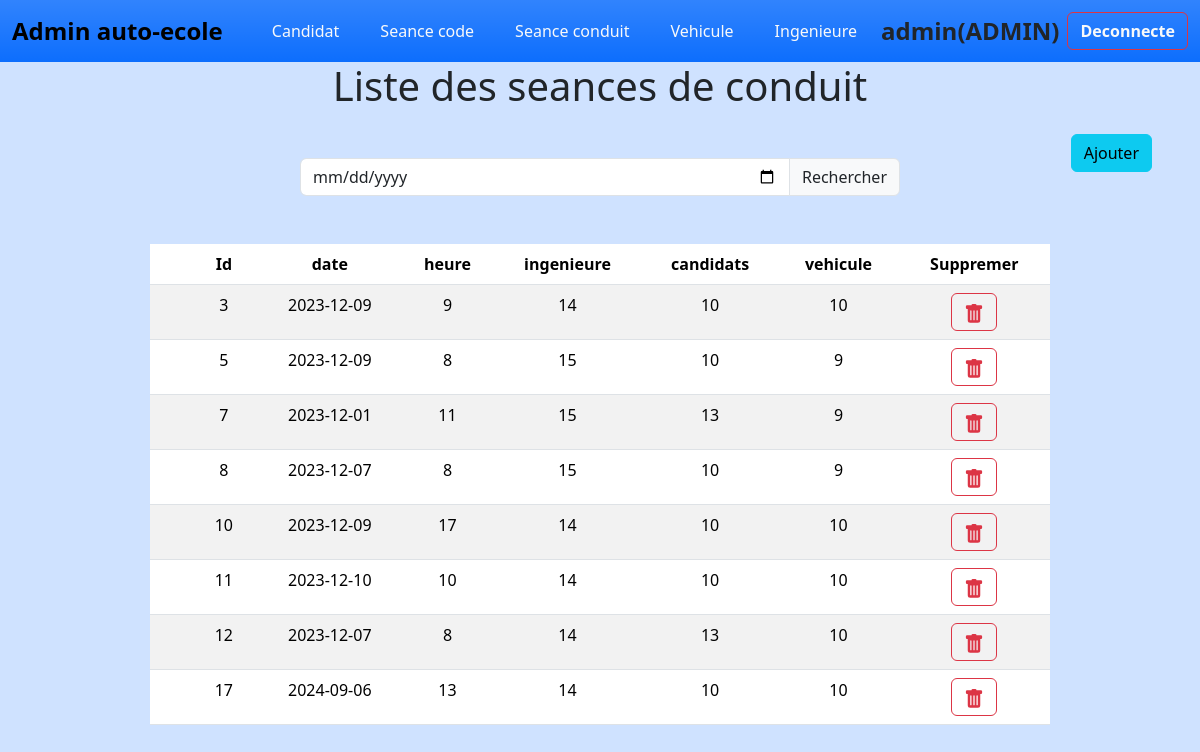
Page /views/seance_conduit (signed in) on the committed database.
### tables this page shows
CREATE TABLE `seance_conduit` (
  `id` int(11) NOT NULL,
  `date` date NOT NULL DEFAULT '0000-00-00',
  `heure` char(2) NOT NULL DEFAULT '',
  `ingenieure` int(11) NOT NULL DEFAULT 0,
  `vehicule` int(11) NOT NULL DEFAULT 0,
  `candidat` int(11) NOT NULL DEFAULT 0
);

### controleur/model.php (called while the page is built, shortened)
<?php
    abstract class Model {
        function __construct(){
            $this->pdo =new PDO('mysql:host=localhost;dbname=auto_ecole','root','');
        }
    }
?>

### controleur/conduit.php (called while the page is built, shortened)
<?php
include_once("model.php");
class conduit extends model{
 function liste(){
    $query = "select * from seance_conduit";
    $res=$this->pdo->prepare($query);
    $res->execute();
    return $res;
 }
}?>

### views/seance_conduit/index.php (the view, shortened to what this page needs)
<?php include_once("../navbar.php");
$access= ($_SESSION['role'] !== 'admin') ? 'style="pointer-events: none; opacity: 0.7;"' : '';
?>
    <h1 class="text-center text-secondry"> Liste des seances de conduit </h1>
      <div class="position-relative w-100">
            <a <?php echo $access ;?> href="ajouter.php" class="btn btn-info position-absolute top-0 end-0 mt-3 me-5">Ajouter</a>
        </div>
        <form class="mt-5 w-50 m-auto mb-3" method="post">
          <div class="input-group">
            <input type="date" class="form-control" name="date" aria-label="Recipient's username" aria-describedby="basic-addon2">
            <button class="input-group-text" type="submit" name="search" id="basic-addon2">Rechercher</button>
          </div>
        </form>
    <?php
    include_once("../../controleur/conduit.php");
    $cl=new conduit();
    $can=$cl->liste();
    if($can->rowCount()>0){
    echo '<table class="table table-striped mt-5 w-75  m-auto text-center">
  <thead class="bg-info bg-gradient">
    <tr>
      <th scope="col" class="ps-5">Id</th>
      <th scope="col">date</th>
      <th scope="col">heure</th>
      <th scope="col">ingenieure</th>
      <th scope="col">candidats</th>
      <th scope="col">vehicule</th>
      <th scope="col">Suppremer</th>
    </tr>
  </thead>
  <tbody>';
        foreach ($can as $c):
            echo '<tr>
                <td scope="col" class="ps-5">'.$c['id'].'</td>
                <td>'.$c['date'].'</td>
                <td>'.$c['heure'].'</td>
                <td>'.$c['ingenieure'].'</td>
                <td>'.$c['candidat'].'</td>
                <td>'.$c['vehicule'].'</td>
                <td><a '. $access.' class="btn btn-outline-danger" href="suppremer.php?id='.$c['id'].'"><svg xmlns="http://www.w3.org/2000/svg" width="20" height="20" fill="currentColor" class="bi bi-trash-fill" viewBox="0 0 16 16">
                <path d="M2.5 1a1 1 0 0 0-1 1v1a1 1 0 0 0 1 1H3v9a2 2 0 0 0 2 2h6a2 2 0 0 0 2-2V4h.5a1 1 0 0 0 1-1V2a1 1 0 0 0-1-1H10a1 1 0 0 0-1-1H7a1 1 0 0 0-1 1zm3 4a.5.5 0 0 1 .5.5v7a.5.5 0 0 1-1 0v-7a.5.5 0 0 1 .5-.5M8 5a.5.5 0 0 1 .5.5v7a.5.5 0 0 1-1 0v-7A.5.5 0 0 1 8 5m3 .5v7a.5.5 0 0 1-1 0v-7a.5.5 0 0 1 1 0"/>
              </svg></a></td>
            </tr>';
        endforeach;
    }else{
        echo '<div class="alert alert-info mt-5 w-50 m-auto text-center" role="alert">Aucune seance du conduit ajouter!</div>';
    }
    ?>
  </tbody>
</table>

### static/style.css (style rules this page uses)
* { padding: 0; margin: 0; box-sizing: border-box; }
thead { background-color: aqua; }

### rows in the picture
seance_conduit: id "3", date "2023-12-09", heure "9", ingenieure "14", candidat "10", vehicule "10"
seance_conduit: id "5", date "2023-12-09", heure "8", ingenieure "15", candidat "10", vehicule "9"
seance_conduit: id "7", date "2023-12-01", heure "11", ingenieure "15", candidat "13", vehicule "9"
seance_conduit: id "8", date "2023-12-07", heure "8", ingenieure "15", candidat "10", vehicule "9"
seance_conduit: id "10", date "2023-12-09", heure "17", ingenieure "14", candidat "10", vehicule "10"
seance_conduit: id "11", date "2023-12-10", heure "10", ingenieure "14", candidat "10", vehicule "10"
seance_conduit: id "12", date "2023-12-07", heure "8", ingenieure "14", candidat "13", vehicule "10"
seance_conduit: id "17", date "2024-09-06", heure "13", ingenieure "14", candidat "10", vehicule "10"

### other values in the picture
$_SESSION['username'] "admin"
$_SESSION['role'] "ADMIN"
